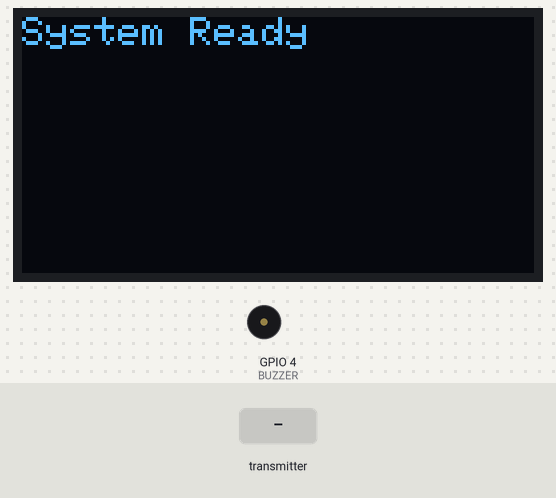
Bench run of a sketch on a simulated ESP32. Parts: 128×64 one-colour display, buzzer (waves = sounding, pin HIGH). The inputs (shaded band) are chosen by the test bench. What the sketch prints to the serial monitor is not drawn.

Above: at 1.2 s.
1.3 s: the transmitter starts sending speed = 100
At 2.1 s:
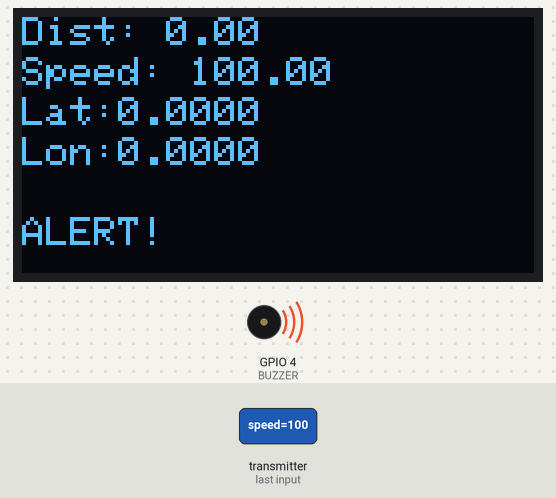
2.8 s: the transmitter starts sending distance = 25
At 3.2 s:
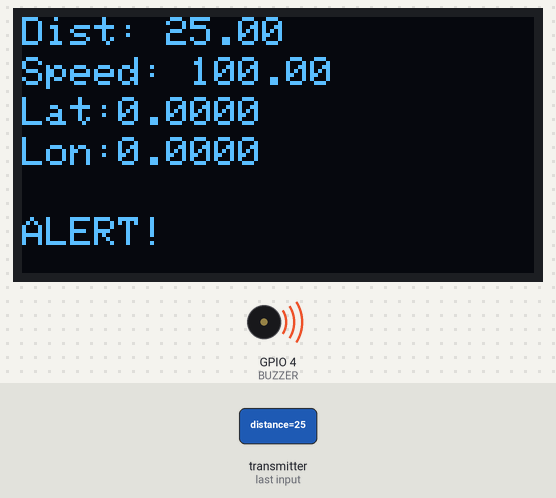
4.3 s: the transmitter starts sending speed = 0
At 5.5 s:
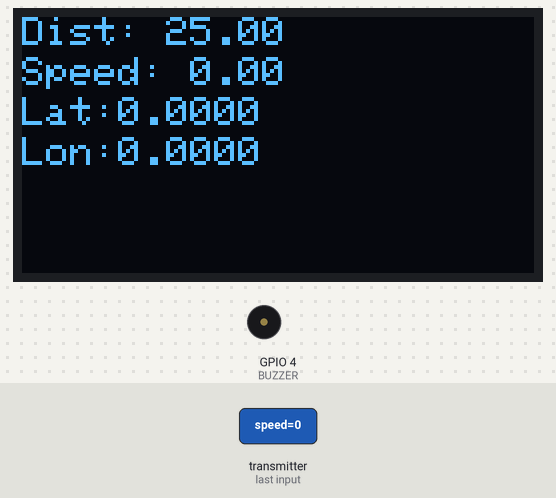
5.8 s: the transmitter starts sending lat = 25
At 6.7 s:
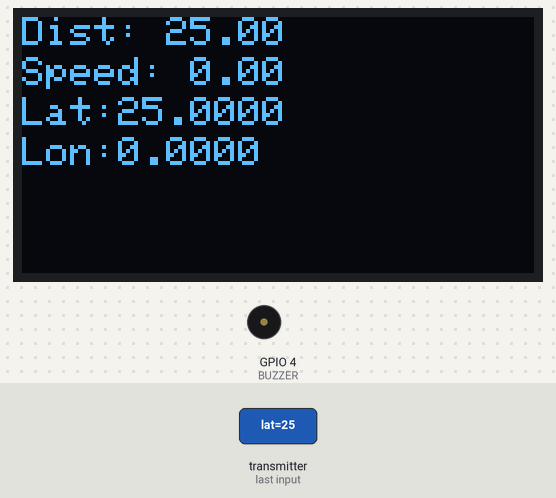
7.3 s: the transmitter starts sending speed = 100
At 7.8 s:
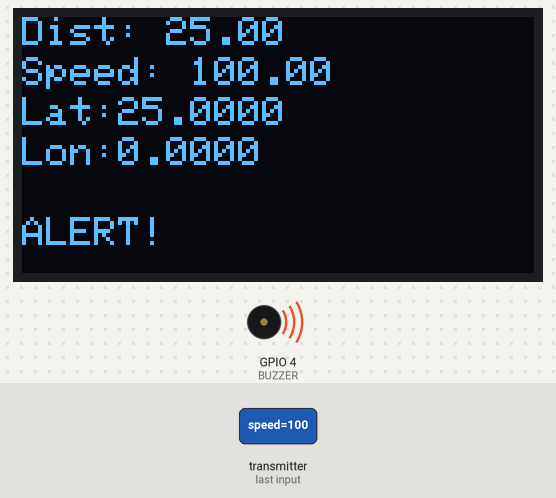
8.8 s: the transmitter starts sending lon = 25
At 10.2 s:
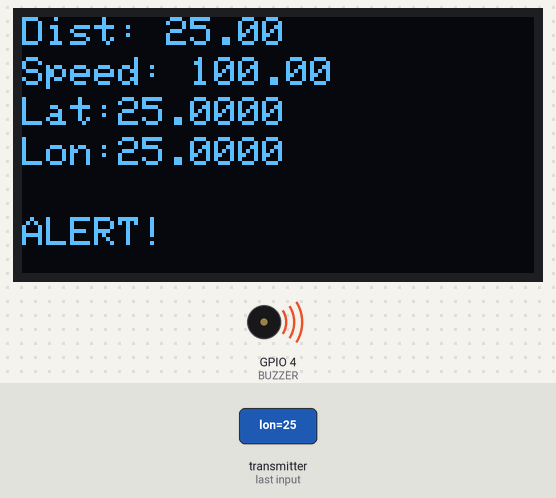
Timing chart, 0 to 11.3 s (numbered marks = the images above; inputs shaded):
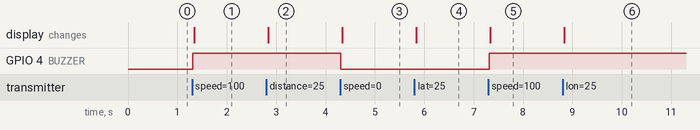

Measured:
- after the input at 1.3 s, GPIO 4 (BUZZER): LOW → HIGH at once; the display: changes at once (image 1)
- after the input at 2.8 s, the display: changes at once (image 2)
- after the input at 4.3 s, GPIO 4 (BUZZER): HIGH → LOW at once; the display: changes at once (image 3)
- after the input at 5.8 s, the display: changes at once (image 4)
- after the input at 7.3 s, GPIO 4 (BUZZER): LOW → HIGH at once; the display: changes at once (image 5)
- after the input at 8.8 s, the display: changes at once (image 6)

The sketch:

receiver_oled.ino
```cpp
#include <esp_now.h>
#include <WiFi.h>
#include <Wire.h>
#include <Adafruit_GFX.h>
#include <Adafruit_SSD1306.h>

#define BUZZER 4

// OLED settings
#define SCREEN_WIDTH 128
#define SCREEN_HEIGHT 64
Adafruit_SSD1306 display(SCREEN_WIDTH, SCREEN_HEIGHT, &Wire, -1);

typedef struct {
  float distance;
  float lat;
  float lon;
  float speed;
} Message;

Message data;

void onReceive(const esp_now_recv_info_t *info, const uint8_t *incomingData, int len) {
  memcpy(&data, incomingData, sizeof(data));

  Serial.println("----- RECEIVED -----");

  Serial.print("Distance: ");
  Serial.println(data.distance);

  Serial.print("Speed: ");
  Serial.println(data.speed);

  Serial.print("Lat: ");
  Serial.println(data.lat, 6);

  Serial.print("Lon: ");
  Serial.println(data.lon, 6);

  Serial.print("Map: https://maps.google.com/?q=");
  Serial.print(data.lat, 6);
  Serial.print(",");
  Serial.println(data.lon, 6);

  // OLED DISPLAY
  display.clearDisplay();
  display.setTextSize(1);
  display.setTextColor(WHITE);

  display.setCursor(0, 0);
  display.print("Dist: ");
  display.print(data.distance);

  display.setCursor(0, 10);
  display.print("Speed: ");
  display.print(data.speed);

  display.setCursor(0, 20);
  display.print("Lat:");
  display.print(data.lat, 4);

  display.setCursor(0, 30);
  display.print("Lon:");
  display.print(data.lon, 4);

  if ((data.distance > 0 && data.distance < 20) || data.speed > 60) {
    digitalWrite(BUZZER, HIGH);
    display.setCursor(0, 50);
    display.print("ALERT!");
  } else {
    digitalWrite(BUZZER, LOW);
  }

  display.display();

  Serial.println("---------------------");
}

void setup() {
  Serial.begin(115200);

  pinMode(BUZZER, OUTPUT);

  // OLED init
  if (!display.begin(SSD1306_SWITCHCAPVCC, 0x3C)) {
    Serial.println("OLED failed");
    return;
  }

  display.clearDisplay();
  display.setTextSize(1);
  display.setTextColor(WHITE);
  display.setCursor(0, 0);
  display.println("System Ready");
  display.display();

  WiFi.mode(WIFI_STA);
  WiFi.disconnect();

  if (esp_now_init() != ESP_OK) {
    Serial.println("ESP-NOW Init Failed");
    return;
  }

  esp_now_register_recv_cb(onReceive);
}

void loop() {}
```
